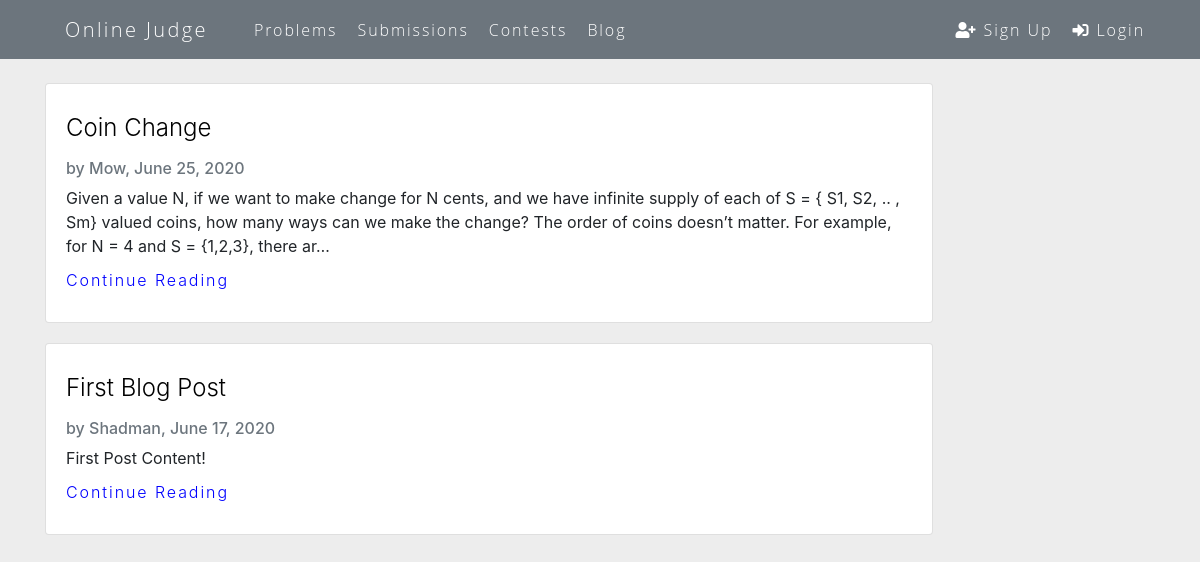
The page /blog/ on the database as committed earlier.
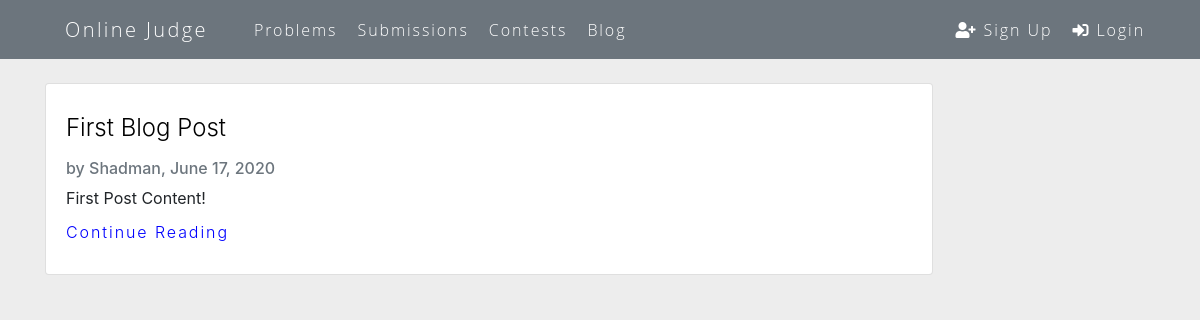
The same page on the database as committed later.
### blog/models.py (models this page shows, shortened)
class Post(models.Model):
	title = models.CharField(max_length=150)
	content = RichTextField(blank=True, null=True)
	date_posted = models.DateTimeField(default=timezone.now)
	author = models.ForeignKey(User, on_delete=models.CASCADE)

### blog/views.py (the view)
# urls.py: path('', PostListView.as_view(), name='blog-home'),
class PostListView(ListView):
	model = Post
	template_name = 'blog/home.html'
	context_object_name = 'posts'
	ordering = ['-date_posted']

### blog/templates/blog/home.html (shortened to what this page needs)
{% extends "base.html" %}
{% block content %}
	<div class="container">
		{% for post in posts %}
			<div class="card" style="width: 80%;">
			  <div class="card-body">
			    <h4 class="card-title"> <a href="{% url 'post-detail' post.id %}"> {{post.title }} </a></h4>
			    <h6 class="card-subtitle mb-2 text-muted"> by {{ post.author }}, {{ post.date_posted|date:"F d, Y"}}</h6>
			    <p class="card-text">{{ post.content|safe|truncatechars:255 }}</p>
			    <a href="{% url 'post-detail' post.id %}" class="card-link ">Continue Reading</a>
			  </div>
			</div>
		{% endfor %}
	</div>
{% endblock content %}

Rows that differ between the two databases and show on the page:
removed Post: title "Coin Change", author "Mow", date_posted "June 25, 2020", content "Given a value N, if we want to make change for N cents, and we have infinite supply of each of S = { S1, S2, .. , Sm} valued coins, how many ways can we make the change? The order of coins doesn’t matter. For example, for N = 4 and S = {1,2,3}, there ar…"
